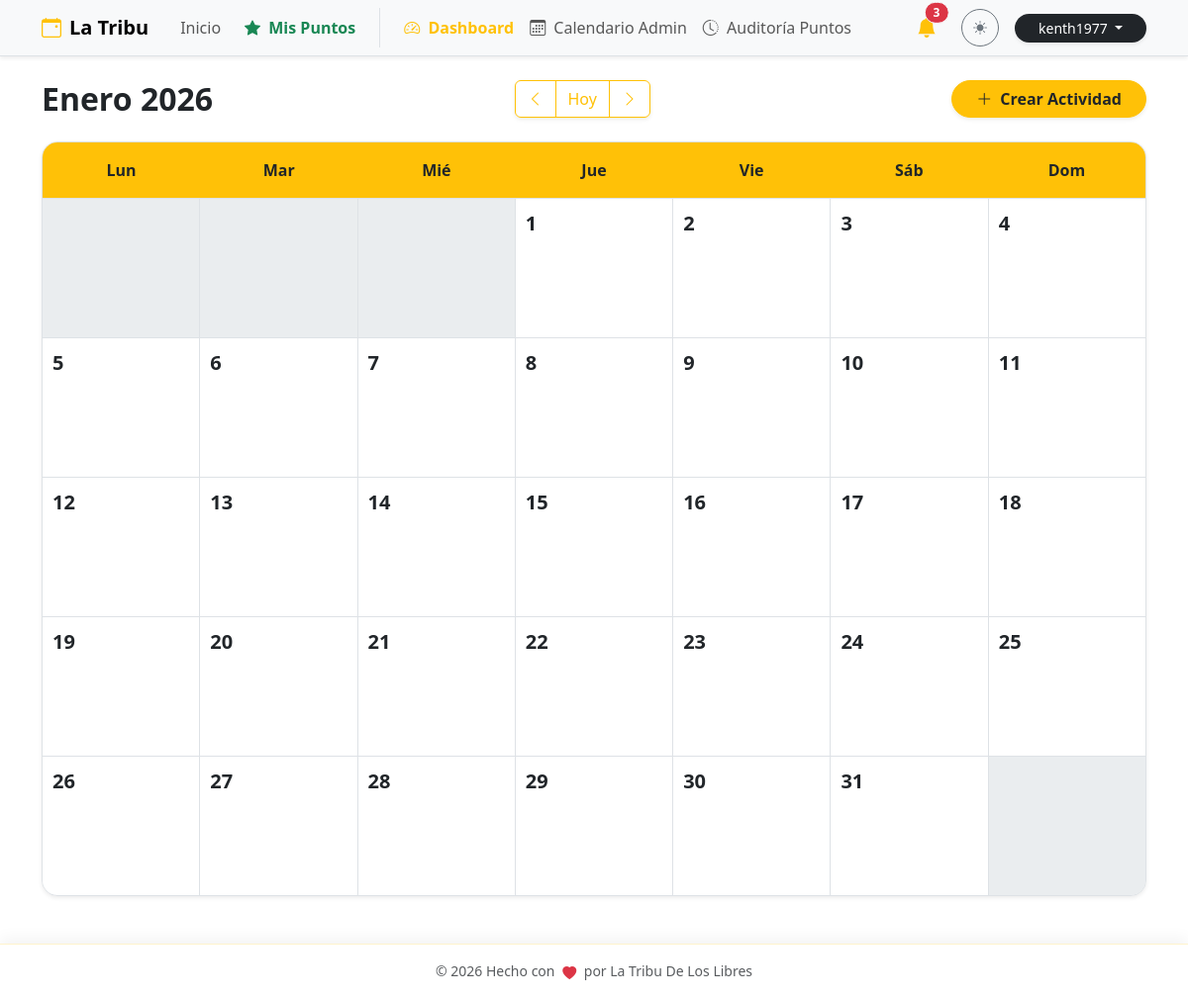
The app's page /admin/calendar?year=2025&month=13 (signed in), older data.
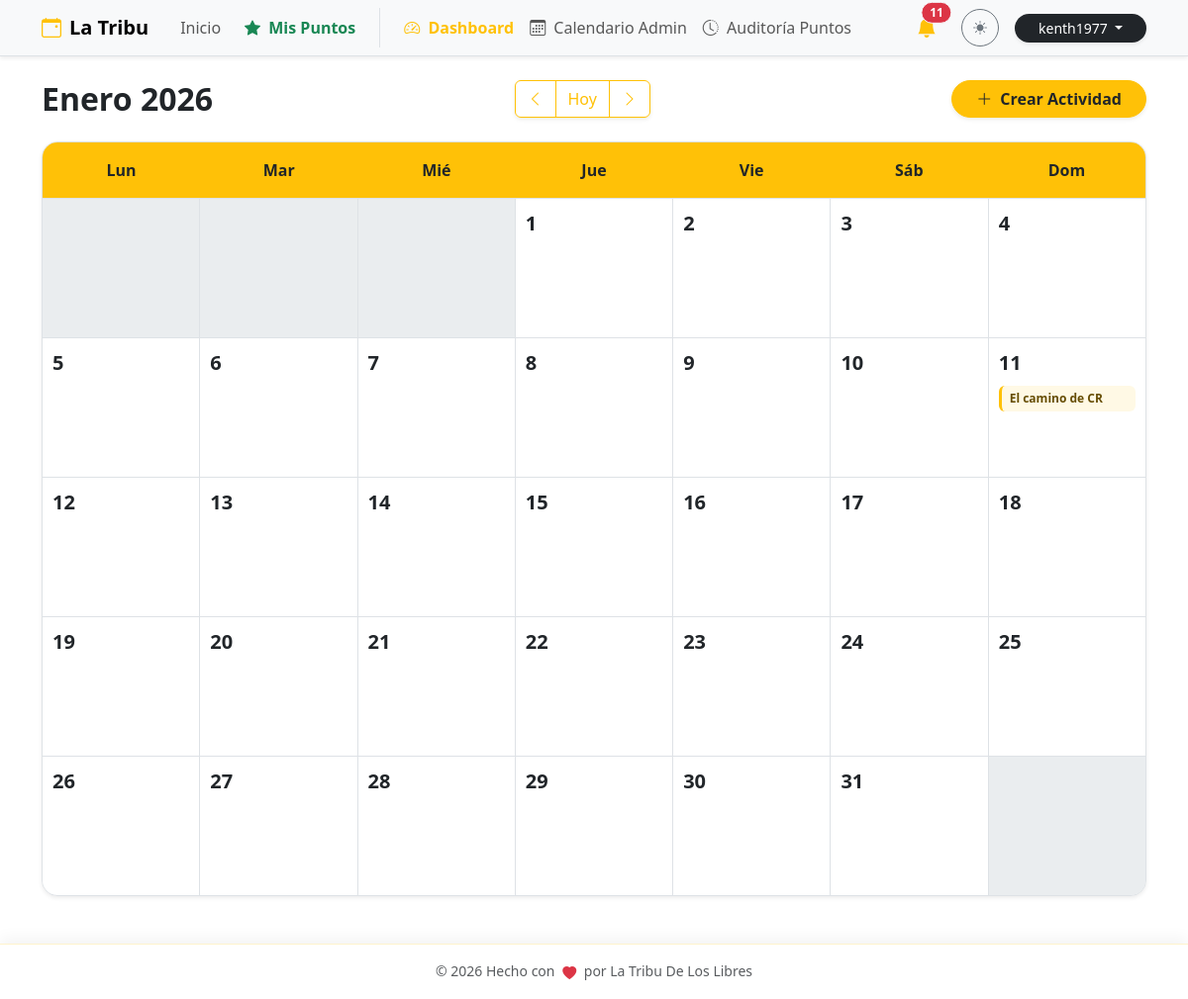
The same page, newer data.
### db.py (models this page shows)
class Event(db.Model):
    __tablename__ = 'event'
    id = db.Column(db.Integer, primary_key=True)
    title = db.Column(db.String(100), nullable=False)
    flyer = db.Column(db.String(120)) # Nombre del archivo de imagen
    currency = db.Column(db.String(5), default='¢')
    price = db.Column(db.Float, nullable=False)
    reservation_fee = db.Column(db.String(50)) # Texto libre ej: "5000 colones"
    points_reward = db.Column(db.Integer, default=10) # Puntos que otorga
    activity_type = db.Column(db.String(50)) # Caminata, Camping, etc.
    difficulty = db.Column(db.String(50))
    distance = db.Column(db.String(50))
    duration_days = db.Column(db.Integer, default=1)
    event_date = db.Column(db.Date, nullable=False)
    end_date = db.Column(db.Date) # Para eventos de varios días
    departure_point = db.Column(db.String(150))
    departure_time = db.Column(db.String(20))
    pickup_point = db.Column(db.String(200))
    capacity = db.Column(db.Integer, default=0)
    description = db.Column(db.Text)
    status = db.Column(db.String(20), default='Activa') # Activa, Suspendido, Se Traslado
    moved_date = db.Column(db.Date) # Nueva fecha si se traslada
    bookings = db.relationship('Booking', backref='event', lazy=True, cascade="all, delete-orphan")

### app.py (the view)
@calendar_bp.route('/admin/calendar')
@login_required
def view():
    year = request.args.get('year', datetime.now().year, type=int)
    month = request.args.get('month', datetime.now().month, type=int)
    if month > 12: month = 1; year += 1
    elif month < 1: month = 12; year -= 1
    cal = calendar.Calendar(firstweekday=0)
    weeks = cal.monthdayscalendar(year, month)
    events = Event.query.all()
    monthly_birthdays = Member.query.filter(extract('month', Member.birth_date) == month).all()
    return render_template('calendar.html',
                           weeks=weeks, year=year, month=month,
                           month_name=MESES_ES[month],
                           events=events,
                           monthly_birthdays=monthly_birthdays)

### app.py (called while the page is built)
@login_manager.user_loader
def load_user(user_id):
    try:
        return User.query.get(int(user_id))
    except (TypeError, ValueError, Exception):
        return None

@app.before_request
def force_https():
    if request.headers.get('X-Forwarded-Proto') == 'http':
        url = request.url.replace('http://', 'https://', 1)
        return redirect(url, code=301)

### templates/calendar.html (shortened to what this page needs)
{% extends "base.html" %}
{% block content %}
<div class="d-flex flex-column flex-md-row justify-content-between align-items-center mb-4 gap-3 animate__animated animate__fadeIn">
    <h2 class="mb-0 fw-bold">{{ month_name }} {{ year }}</h2>
    <div class="btn-group shadow-sm">
        <a href="{{ url_for('calendar_view.view', year=year, month=month-1) }}" class="btn btn-outline-warning">
            <i class="bi bi-chevron-left"></i>
        </a>
        <a href="{{ url_for('calendar_view.view') }}" class="btn btn-outline-warning">Hoy</a>
        <a href="{{ url_for('calendar_view.view', year=year, month=month+1) }}" class="btn btn-outline-warning">
            <i class="bi bi-chevron-right"></i>
        </a>
    </div>
    <button class="btn btn-warning fw-bold shadow-sm text-dark px-4 rounded-pill" data-bs-toggle="modal" data-bs-target="#addEventModal">
        <i class="bi bi-plus-lg me-2"></i>Crear Actividad
    </button>
</div>
<div class="calendar-wrapper shadow-sm rounded-4 overflow-hidden border bg-white">
    <div class="calendar-header-grid bg-warning text-dark py-3 fw-bold border-bottom text-center">
        <div>Lun</div>
        <div>Mar</div>
        <div>Mié</div>
        <div>Jue</div>
        <div>Vie</div>
        <div>Sáb</div>
        <div>Dom</div>
    </div>
    <div class="calendar-days-grid">
        {% for week in weeks %}
            {% for day in week %}
                <div class="calendar-cell {% if day == 0 %}empty bg-light bg-opacity-50{% else %}clickable-cell{% endif %}"
                     {% if day != 0 %}onclick="openAddModal({{ day }})"{% endif %}>
                    {% if day != 0 %}
                        <div class="d-flex justify-content-between align-items-start mb-2">
                            <span class="day-number fw-bold fs-5">{{ day }}</span>
                            {% set day_birthdays = [] %}
                            {% for mb in monthly_birthdays %}
                                {% if mb.birth_date.day == day %}
                                    {% set _ = day_birthdays.append(mb) %}
                                {% endif %}
                            {% endfor %}
                        </div>
                        <div class="event-stack">
                            {% for event in events %}
                                {% if event.event_date.day == day and event.event_date.month == month and event.event_date.year == year %}
                                    <div class="event-pill {{ 'bg-warning text-dark border-warning' if event.status == 'Se Traslado' else 'bg-warning bg-opacity-10 text-warning-emphasis border-warning' }}"
                                         title="{{ event.title }}">
                                        <span class="text-truncate">{{ event.title }}</span>
                                    </div>
                                {% endif %}
                            {% endfor %}
                        </div>
                    {% endif %}
                </div>
            {% endfor %}
        {% endfor %}
    </div>
</div>
{% endblock %}

### templates/base.html (shortened to what the changed rows need)
<!DOCTYPE html>
<html lang="es" data-bs-theme="light">
<head>
    <link href="https://cdn.jsdelivr.net/npm/bootstrap@5.3.2/dist/css/bootstrap.min.css" rel="stylesheet">
    <link rel="stylesheet" href="https://cdn.jsdelivr.net/npm/bootstrap-icons@1.11.1/font/bootstrap-icons.css">
    <link rel="stylesheet" href="https://cdnjs.cloudflare.com/ajax/libs/animate.css/4.1.1/animate.min.css"/>
</head>
<body>
    <nav class="navbar navbar-expand-lg bg-body-tertiary border-bottom sticky-top shadow-sm">
        <div class="container">
            <div class="collapse navbar-collapse" id="navbarNav">
                <div class="d-flex align-items-center gap-3 mt-3 mt-lg-0">
                    {% if current_user.is_authenticated and current_user.is_superuser %}
                    <div class="dropdown">
                        <button class="btn btn-link position-relative text-dark p-0 me-2" type="button" data-bs-toggle="dropdown" aria-expanded="false">
                            <i class="bi bi-bell-fill fs-5 text-warning"></i>
                            {% if admin_unread_count > 0 %}
                            <span class="position-absolute top-0 start-100 translate-middle badge rounded-pill bg-danger border border-light animate__animated animate__pulse animate__infinite">
                                {{ admin_unread_count }}
                            </span>
                            {% endif %}
                        </button>
                    </div>
                    {% endif %}
                </div>
            </div>
        </div>
    </nav>
    <main class="container py-4">
        {% block content %}{% endblock %}
    </main>
</body>
</html>

Row changes from the older to the newer data that the page shows:
added Event: title "El camino de CR"
Text that changed along with them:
{{ admin_unread_count }}: "3" → "11"
